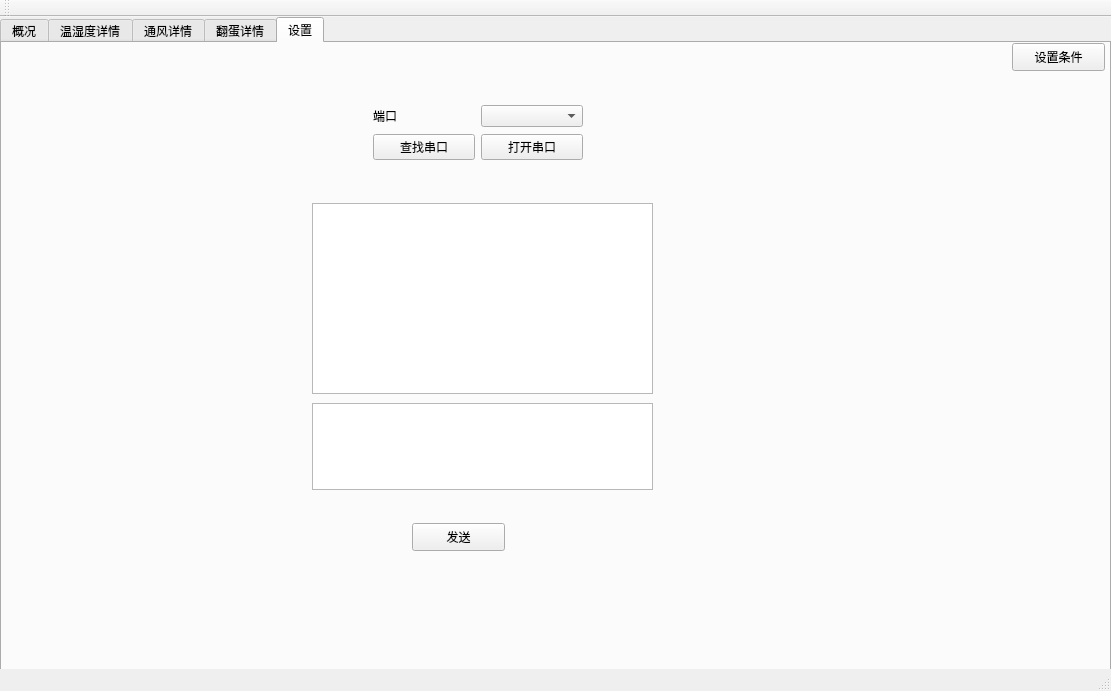
<?xml version="1.0" encoding="UTF-8"?>
<ui version="4.0">
 <class>MainWindow</class>
 <widget class="QMainWindow" name="MainWindow">
  <property name="geometry">
   <rect>
    <x>0</x>
    <y>0</y>
    <width>1111</width>
    <height>691</height>
   </rect>
  </property>
  <property name="windowTitle">
   <string>MainWindow</string>
  </property>
  <widget class="QWidget" name="centralWidget">
   <widget class="QTabWidget" name="tabWidget">
    <property name="geometry">
     <rect>
      <x>0</x>
      <y>0</y>
      <width>1111</width>
      <height>691</height>
     </rect>
    </property>
    <property name="styleSheet">
     <string notr="true"/>
    </property>
    <property name="currentIndex">
     <number>4</number>
    </property>
    <widget class="QWidget" name="GeneralView">
     <attribute name="title">
      <string>概况</string>
     </attribute>
     <widget class="QPushButton" name="pushButton_3">
      <property name="geometry">
       <rect>
        <x>1010</x>
        <y>10</y>
        <width>93</width>
        <height>28</height>
       </rect>
      </property>
      <property name="text">
       <string>Setting</string>
      </property>
     </widget>
     <widget class="QWidget" name="gridLayoutWidget_2">
      <property name="geometry">
       <rect>
        <x>30</x>
        <y>60</y>
        <width>751</width>
        <height>502</height>
       </rect>
      </property>
      <layout class="QGridLayout" name="gridLayout_2">
       <item row="0" column="0">
        <widget class="QLabel" name="label_5">
         <property name="styleSheet">
          <string notr="true">
font: 48pt &quot;Adobe Arabic&quot;;</string>
         </property>
         <property name="text">
          <string>Light</string>
         </property>
        </widget>
       </item>
       <item row="0" column="1">
        <widget class="QLCDNumber" name="lcd_light"/>
       </item>
       <item row="4" column="0">
        <widget class="QLabel" name="label_3">
         <property name="styleSheet">
          <string notr="true">font: 48pt &quot;Adobe Arabic&quot;;</string>
         </property>
         <property name="text">
          <string>temperature</string>
         </property>
        </widget>
       </item>
       <item row="5" column="0">
        <widget class="QLabel" name="label_4">
         <property name="styleSheet">
          <string notr="true">font: 48pt &quot;Adobe Arabic&quot;;</string>
         </property>
         <property name="text">
          <string>Hum</string>
         </property>
        </widget>
       </item>
       <item row="4" column="1">
        <widget class="QLCDNumber" name="lcd_temper"/>
       </item>
       <item row="5" column="1">
        <widget class="QLCDNumber" name="lcd_hum"/>
       </item>
      </layout>
     </widget>
     <widget class="QwtPlot" name="qwtPlot">
      <property name="geometry">
       <rect>
        <x>780</x>
        <y>60</y>
        <width>311</width>
        <height>160</height>
       </rect>
      </property>
     </widget>
     <widget class="QwtPlot" name="qwtPlot_2">
      <property name="geometry">
       <rect>
        <x>780</x>
        <y>230</y>
        <width>311</width>
        <height>160</height>
       </rect>
      </property>
     </widget>
     <widget class="QwtPlot" name="qwtPlot_3">
      <property name="geometry">
       <rect>
        <x>770</x>
        <y>400</y>
        <width>321</width>
        <height>163</height>
       </rect>
      </property>
     </widget>
    </widget>
    <widget class="QWidget" name="tab_2">
     <attribute name="title">
      <string>温湿度详情</string>
     </attribute>
     <widget class="QComboBox" name="comboBox">
      <property name="geometry">
       <rect>
        <x>790</x>
        <y>60</y>
        <width>87</width>
        <height>22</height>
       </rect>
      </property>
     </widget>
     <widget class="QTableWidget" name="tableWidget">
      <property name="geometry">
       <rect>
        <x>0</x>
        <y>0</y>
        <width>691</width>
        <height>621</height>
       </rect>
      </property>
     </widget>
     <widget class="QPushButton" name="pushButton_4">
      <property name="geometry">
       <rect>
        <x>790</x>
        <y>120</y>
        <width>93</width>
        <height>28</height>
       </rect>
      </property>
      <property name="text">
       <string>升温</string>
      </property>
     </widget>
     <widget class="QPushButton" name="pushButton_5">
      <property name="geometry">
       <rect>
        <x>790</x>
        <y>180</y>
        <width>93</width>
        <height>28</height>
       </rect>
      </property>
      <property name="text">
       <string>降温</string>
      </property>
     </widget>
    </widget>
    <widget class="QWidget" name="tab">
     <attribute name="title">
      <string>通风详情</string>
     </attribute>
     <widget class="QTableWidget" name="tableWidget_2">
      <property name="geometry">
       <rect>
        <x>0</x>
        <y>0</y>
        <width>691</width>
        <height>621</height>
       </rect>
      </property>
     </widget>
     <widget class="QComboBox" name="comboBox_2">
      <property name="geometry">
       <rect>
        <x>790</x>
        <y>60</y>
        <width>87</width>
        <height>22</height>
       </rect>
      </property>
      <item>
       <property name="text">
        <string>节点1</string>
       </property>
      </item>
     </widget>
     <widget class="QPushButton" name="motorButton">
      <property name="geometry">
       <rect>
        <x>790</x>
        <y>120</y>
        <width>93</width>
        <height>28</height>
       </rect>
      </property>
      <property name="text">
       <string>开始通风</string>
      </property>
     </widget>
    </widget>
    <widget class="QWidget" name="tab_3">
     <attribute name="title">
      <string>翻蛋详情</string>
     </attribute>
     <widget class="QTableWidget" name="tableWidget_3">
      <property name="geometry">
       <rect>
        <x>0</x>
        <y>0</y>
        <width>691</width>
        <height>621</height>
       </rect>
      </property>
     </widget>
     <widget class="QComboBox" name="comboBox_3">
      <property name="geometry">
       <rect>
        <x>790</x>
        <y>60</y>
        <width>87</width>
        <height>22</height>
       </rect>
      </property>
      <property name="autoFillBackground">
       <bool>false</bool>
      </property>
      <item>
       <property name="text">
        <string>节点2</string>
       </property>
      </item>
     </widget>
     <widget class="QPushButton" name="pushButton_7">
      <property name="geometry">
       <rect>
        <x>790</x>
        <y>120</y>
        <width>93</width>
        <height>28</height>
       </rect>
      </property>
      <property name="layoutDirection">
       <enum>Qt::LeftToRight</enum>
      </property>
      <property name="text">
       <string>控制翻蛋</string>
      </property>
     </widget>
    </widget>
    <widget class="QWidget" name="tab_4">
     <attribute name="title">
      <string>设置</string>
     </attribute>
     <widget class="QWidget" name="gridLayoutWidget">
      <property name="geometry">
       <rect>
        <x>360</x>
        <y>50</y>
        <width>232</width>
        <height>81</height>
       </rect>
      </property>
      <layout class="QGridLayout" name="gridLayout">
       <item row="0" column="1">
        <widget class="QComboBox" name="portBox"/>
       </item>
       <item row="1" column="0">
        <widget class="QPushButton" name="searchButton">
         <property name="text">
          <string>查找串口</string>
         </property>
        </widget>
       </item>
       <item row="1" column="1">
        <widget class="QPushButton" name="OpenSerialButton">
         <property name="text">
          <string>打开串口</string>
         </property>
        </widget>
       </item>
       <item row="0" column="0">
        <widget class="QLabel" name="label">
         <property name="text">
          <string>端口</string>
         </property>
        </widget>
       </item>
      </layout>
     </widget>
     <widget class="QTextEdit" name="textEdit">
      <property name="geometry">
       <rect>
        <x>310</x>
        <y>160</y>
        <width>341</width>
        <height>191</height>
       </rect>
      </property>
     </widget>
     <widget class="QTextEdit" name="textEdit_2">
      <property name="geometry">
       <rect>
        <x>310</x>
        <y>360</y>
        <width>341</width>
        <height>87</height>
       </rect>
      </property>
     </widget>
     <widget class="QPushButton" name="pushButton">
      <property name="geometry">
       <rect>
        <x>410</x>
        <y>480</y>
        <width>93</width>
        <height>28</height>
       </rect>
      </property>
      <property name="text">
       <string>发送</string>
      </property>
     </widget>
     <widget class="QPushButton" name="setButton">
      <property name="geometry">
       <rect>
        <x>1010</x>
        <y>0</y>
        <width>93</width>
        <height>28</height>
       </rect>
      </property>
      <property name="text">
       <string>设置条件</string>
      </property>
     </widget>
    </widget>
   </widget>
  </widget>
  <widget class="QMenuBar" name="menuBar">
   <property name="geometry">
    <rect>
     <x>0</x>
     <y>0</y>
     <width>1111</width>
     <height>26</height>
    </rect>
   </property>
  </widget>
  <widget class="QToolBar" name="mainToolBar">
   <attribute name="toolBarArea">
    <enum>TopToolBarArea</enum>
   </attribute>
   <attribute name="toolBarBreak">
    <bool>false</bool>
   </attribute>
  </widget>
  <widget class="QStatusBar" name="statusBar"/>
 </widget>
 <layoutdefault spacing="6" margin="11"/>
 <customwidgets>
  <customwidget>
   <class>QwtPlot</class>
   <extends>QFrame</extends>
   <header>qwt_plot.h</header>
  </customwidget>
 </customwidgets>
 <resources/>
 <connections/>
</ui>
